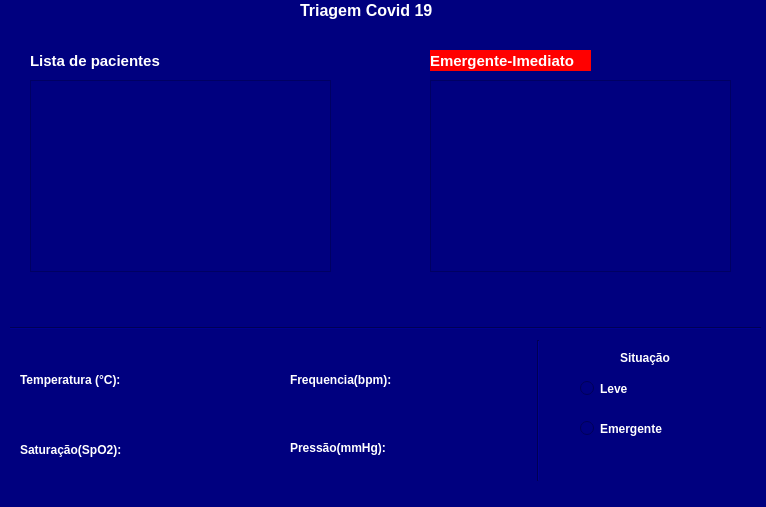
<?xml version="1.0" encoding="UTF-8"?>
<ui version="4.0">
 <class>janelaMedico</class>
 <widget class="QMainWindow" name="janelaMedico">
  <property name="geometry">
   <rect>
    <x>0</x>
    <y>0</y>
    <width>766</width>
    <height>507</height>
   </rect>
  </property>
  <property name="windowTitle">
   <string>MainWindow</string>
  </property>
  <property name="styleSheet">
   <string notr="true">background-color:rgb(0, 0, 127);</string>
  </property>
  <widget class="QWidget" name="centralwidget">
   <widget class="QLabel" name="labelTitulo">
    <property name="geometry">
     <rect>
      <x>300</x>
      <y>0</y>
      <width>151</width>
      <height>20</height>
     </rect>
    </property>
    <property name="font">
     <font>
      <pointsize>12</pointsize>
      <weight>75</weight>
      <bold>true</bold>
     </font>
    </property>
    <property name="styleSheet">
     <string notr="true">color: rgb(255, 255, 255);</string>
    </property>
    <property name="text">
     <string>Triagem Covid 19</string>
    </property>
   </widget>
   <widget class="QLabel" name="labelTitulo_2">
    <property name="geometry">
     <rect>
      <x>30</x>
      <y>50</y>
      <width>161</width>
      <height>21</height>
     </rect>
    </property>
    <property name="font">
     <font>
      <pointsize>11</pointsize>
      <weight>75</weight>
      <bold>true</bold>
     </font>
    </property>
    <property name="styleSheet">
     <string notr="true">color: rgb(255, 255, 255);</string>
    </property>
    <property name="text">
     <string>Lista de pacientes</string>
    </property>
   </widget>
   <widget class="QLabel" name="labelTitulo_3">
    <property name="geometry">
     <rect>
      <x>430</x>
      <y>50</y>
      <width>161</width>
      <height>21</height>
     </rect>
    </property>
    <property name="font">
     <font>
      <pointsize>11</pointsize>
      <weight>75</weight>
      <bold>true</bold>
     </font>
    </property>
    <property name="styleSheet">
     <string notr="true">color: rgb(255, 255, 255);
background-color: rgb(255, 0, 0);</string>
    </property>
    <property name="text">
     <string>Emergente-Imediato</string>
    </property>
   </widget>
   <widget class="Line" name="line">
    <property name="geometry">
     <rect>
      <x>10</x>
      <y>320</y>
      <width>751</width>
      <height>16</height>
     </rect>
    </property>
    <property name="styleSheet">
     <string notr="true">color: rgb(255, 255, 255);</string>
    </property>
    <property name="orientation">
     <enum>Qt::Horizontal</enum>
    </property>
   </widget>
   <widget class="QListWidget" name="listWidget_Pacientes">
    <property name="geometry">
     <rect>
      <x>30</x>
      <y>80</y>
      <width>301</width>
      <height>192</height>
     </rect>
    </property>

   </widget>
   <widget class="QListWidget" name="listWidget_Pacientes_graves">
    <property name="geometry">
     <rect>
      <x>430</x>
      <y>80</y>
      <width>301</width>
      <height>192</height>
     </rect>
    </property>
   </widget>
   <widget class="QLabel" name="container_dados_pacientes">
    <property name="geometry">
     <rect>
      <x>16</x>
      <y>342</y>
      <width>741</width>
      <height>121</height>
     </rect>
    </property>
    <property name="text">
     <string/>
    </property>
   </widget>
   <widget class="QLabel" name="label_titulo_temperatura">
    <property name="geometry">
     <rect>
      <x>20</x>
      <y>370</y>
      <width>111</width>
      <height>20</height>
     </rect>
    </property>
    <property name="font">
     <font>
      <pointsize>9</pointsize>
      <weight>75</weight>
      <bold>true</bold>
     </font>
    </property>
    <property name="styleSheet">
     <string notr="true">color: rgb(255, 255, 255);
background-color: rgb(0, 0, 127);</string>
    </property>
    <property name="text">
     <string>Temperatura (°C):</string>
    </property>
   </widget>
   <widget class="QLabel" name="label_titulo_freq">
    <property name="geometry">
     <rect>
      <x>290</x>
      <y>370</y>
      <width>111</width>
      <height>20</height>
     </rect>
    </property>
    <property name="font">
     <font>
      <pointsize>9</pointsize>
      <weight>75</weight>
      <bold>true</bold>
     </font>
    </property>
    <property name="styleSheet">
     <string notr="true">color: rgb(255, 255, 255);
background-color: rgb(0, 0, 127);</string>
    </property>
    <property name="text">
     <string>Frequencia(bpm):</string>
    </property>
   </widget>
   <widget class="QLabel" name="label_titulo_saturacao">
    <property name="geometry">
     <rect>
      <x>20</x>
      <y>440</y>
      <width>111</width>
      <height>20</height>
     </rect>
    </property>
    <property name="font">
     <font>
      <pointsize>9</pointsize>
      <weight>75</weight>
      <bold>true</bold>
     </font>
    </property>
    <property name="styleSheet">
     <string notr="true">color: rgb(255, 255, 255);
background-color: rgb(0, 0, 127);</string>
    </property>
    <property name="text">
     <string>Saturação(SpO2):</string>
    </property>
   </widget>
   <widget class="QLabel" name="label_titulo_pressao">
    <property name="geometry">
     <rect>
      <x>290</x>
      <y>440</y>
      <width>101</width>
      <height>16</height>
     </rect>
    </property>
    <property name="font">
     <font>
      <pointsize>9</pointsize>
      <weight>75</weight>
      <bold>true</bold>
     </font>
    </property>
    <property name="styleSheet">
     <string notr="true">color: rgb(255, 255, 255);
background-color: rgb(0, 0, 127);</string>
    </property>
    <property name="text">
     <string>Pressão(mmHg):</string>
    </property>
   </widget>
   <widget class="QLabel" name="label_temperatura">
    <property name="geometry">
     <rect>
      <x>130</x>
      <y>370</y>
      <width>91</width>
      <height>21</height>
     </rect>
    </property>
    <property name="styleSheet">
     <string notr="true">color: rgb(255, 255, 255);
background-color: rgb(0, 0, 127);</string>
    </property>
    <property name="text">
     <string/>
    </property>
   </widget>
   <widget class="QLabel" name="label_frequencia">
    <property name="geometry">
     <rect>
      <x>400</x>
      <y>370</y>
      <width>111</width>
      <height>21</height>
     </rect>
    </property>
    <property name="styleSheet">
     <string notr="true">color: rgb(255, 255, 255);
background-color: rgb(0, 0, 127);</string>
    </property>
    <property name="text">
     <string/>
    </property>
   </widget>
   <widget class="QLabel" name="label_saturacao">
    <property name="geometry">
     <rect>
      <x>130</x>
      <y>440</y>
      <width>91</width>
      <height>21</height>
     </rect>
    </property>
    <property name="styleSheet">
     <string notr="true">color: rgb(255, 255, 255);
background-color: rgb(0, 0, 127);</string>
    </property>
    <property name="text">
     <string/>
    </property>
   </widget>
   <widget class="QLabel" name="label_pressao">
    <property name="geometry">
     <rect>
      <x>390</x>
      <y>430</y>
      <width>111</width>
      <height>31</height>
     </rect>
    </property>
    <property name="styleSheet">
     <string notr="true">color: rgb(255, 255, 255);
background-color: rgb(0, 0, 127);</string>
    </property>
    <property name="text">
     <string/>
    </property>
   </widget>
   <widget class="Line" name="line_2">
    <property name="geometry">
     <rect>
      <x>530</x>
      <y>340</y>
      <width>16</width>
      <height>141</height>
     </rect>
    </property>
    <property name="orientation">
     <enum>Qt::Vertical</enum>
    </property>
   </widget>
   <widget class="QLabel" name="label_titulo_temperatura_2">
    <property name="geometry">
     <rect>
      <x>620</x>
      <y>350</y>
      <width>81</width>
      <height>16</height>
     </rect>
    </property>
    <property name="font">
     <font>
      <pointsize>9</pointsize>
      <weight>75</weight>
      <bold>true</bold>
     </font>
    </property>
    <property name="styleSheet">
     <string notr="true">color: rgb(255, 255, 255);
background-color: rgb(0, 0, 127);</string>
    </property>
    <property name="text">
     <string>Situação</string>
    </property>
   </widget>
   <widget class="QRadioButton" name="radioButton_leve">
    <property name="geometry">
     <rect>
      <x>580</x>
      <y>380</y>
      <width>82</width>
      <height>17</height>
     </rect>
    </property>
    <property name="font">
     <font>
      <weight>75</weight>
      <bold>true</bold>
     </font>
    </property>
    <property name="styleSheet">
     <string notr="true">color: rgb(255, 255, 255);</string>
    </property>
    <property name="text">
     <string>Leve</string>
    </property>
   </widget>
   <widget class="QRadioButton" name="radioButton_grave">
    <property name="geometry">
     <rect>
      <x>580</x>
      <y>420</y>
      <width>82</width>
      <height>17</height>
     </rect>
    </property>
    <property name="font">
     <font>
      <weight>75</weight>
      <bold>true</bold>
     </font>
    </property>
    <property name="styleSheet">
     <string notr="true">color: rgb(255, 255, 255);</string>
    </property>
    <property name="text">
     <string>Emergente</string>
    </property>
   </widget>
  </widget>
  <widget class="QMenuBar" name="menubar">
   <property name="geometry">
    <rect>
     <x>0</x>
     <y>0</y>
     <width>766</width>
     <height>21</height>
    </rect>
   </property>
  </widget>
  <widget class="QStatusBar" name="statusbar"/>
 </widget>
 <resources/>
 <connections/>
</ui>
